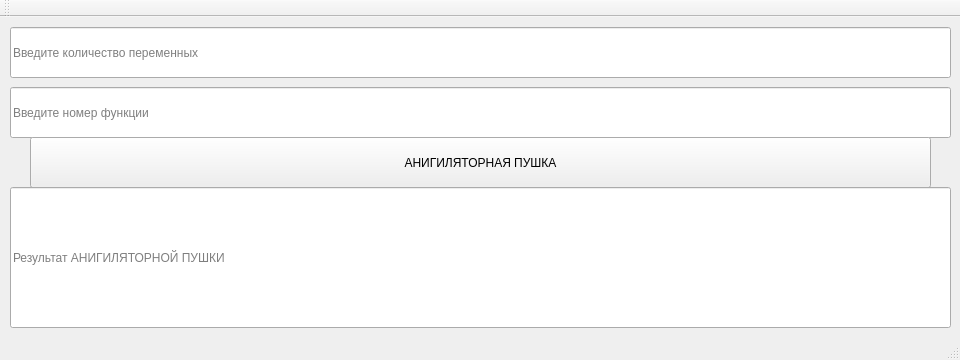
<?xml version="1.0" encoding="UTF-8"?>
<ui version="4.0">
 <class>MainWindow</class>
 <widget class="QMainWindow" name="MainWindow">
  <property name="geometry">
   <rect>
    <x>0</x>
    <y>0</y>
    <width>960</width>
    <height>360</height>
   </rect>
  </property>
  <property name="minimumSize">
   <size>
    <width>960</width>
    <height>360</height>
   </size>
  </property>
  <property name="maximumSize">
   <size>
    <width>960</width>
    <height>360</height>
   </size>
  </property>
  <property name="windowTitle">
   <string>MainWindow</string>
  </property>
  <widget class="QWidget" name="centralWidget">
   <widget class="QLineEdit" name="lineEdit">
    <property name="geometry">
     <rect>
      <x>10</x>
      <y>10</y>
      <width>941</width>
      <height>51</height>
     </rect>
    </property>
    <property name="autoFillBackground">
     <bool>false</bool>
    </property>
    <property name="inputMask">
     <string>9</string>
    </property>
    <property name="text">
     <string/>
    </property>
    <property name="maxLength">
     <number>1</number>
    </property>
    <property name="frame">
     <bool>true</bool>
    </property>
    <property name="echoMode">
     <enum>QLineEdit::Normal</enum>
    </property>
    <property name="cursorPosition">
     <number>0</number>
    </property>
    <property name="dragEnabled">
     <bool>false</bool>
    </property>
    <property name="placeholderText">
     <string>Введите количество переменных</string>
    </property>
    <property name="cursorMoveStyle">
     <enum>Qt::VisualMoveStyle</enum>
    </property>
    <property name="clearButtonEnabled">
     <bool>true</bool>
    </property>
   </widget>
   <widget class="QLineEdit" name="lineEdit_2">
    <property name="geometry">
     <rect>
      <x>10</x>
      <y>70</y>
      <width>941</width>
      <height>51</height>
     </rect>
    </property>
    <property name="frame">
     <bool>true</bool>
    </property>
    <property name="placeholderText">
     <string>Введите номер функции</string>
    </property>
    <property name="clearButtonEnabled">
     <bool>true</bool>
    </property>
   </widget>
   <widget class="QPushButton" name="PushButton">
    <property name="geometry">
     <rect>
      <x>30</x>
      <y>120</y>
      <width>901</width>
      <height>51</height>
     </rect>
    </property>
    <property name="text">
     <string>АНИГИЛЯТОРНАЯ ПУШКА</string>
    </property>
   </widget>
   <widget class="QLineEdit" name="lineEdit_3">
    <property name="geometry">
     <rect>
      <x>10</x>
      <y>170</y>
      <width>941</width>
      <height>141</height>
     </rect>
    </property>
    <property name="frame">
     <bool>true</bool>
    </property>
    <property name="placeholderText">
     <string>Результат АНИГИЛЯТОРНОЙ ПУШКИ</string>
    </property>
   </widget>
  </widget>
  <widget class="QMenuBar" name="menuBar">
   <property name="geometry">
    <rect>
     <x>0</x>
     <y>0</y>
     <width>960</width>
     <height>22</height>
    </rect>
   </property>
  </widget>
  <widget class="QToolBar" name="mainToolBar">
   <property name="cursor">
    <cursorShape>CrossCursor</cursorShape>
   </property>
   <attribute name="toolBarArea">
    <enum>TopToolBarArea</enum>
   </attribute>
   <attribute name="toolBarBreak">
    <bool>false</bool>
   </attribute>
  </widget>
  <widget class="QStatusBar" name="statusBar"/>
 </widget>
 <layoutdefault spacing="6" margin="11"/>
 <resources/>
 <connections/>
</ui>
